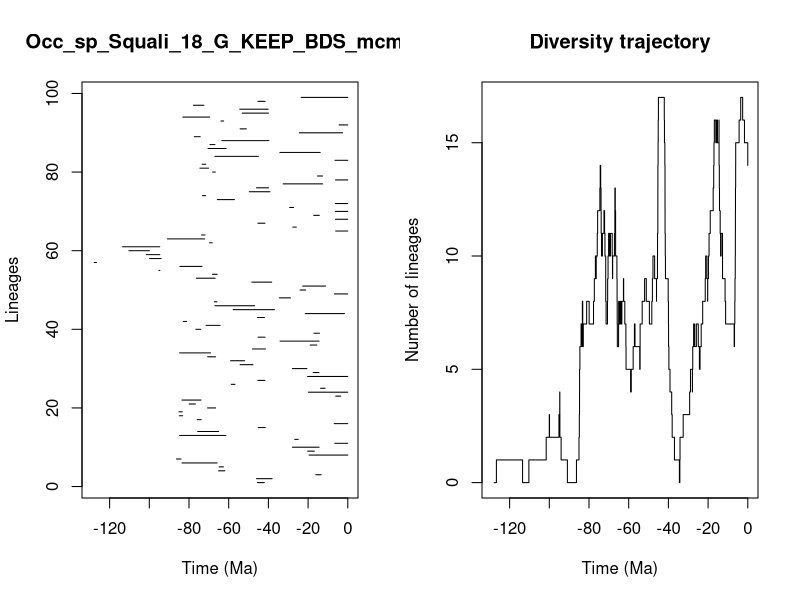

The R script that drew this image:


pdf(file='../Results/Species/5_MA_bins_EP_FT/pyrate_mcmc_logs/Occ_sp_Squali_18_G_KEEP_BDS_mcmc_LTT.pdf',width=0.6*20, height=0.6*10)
title = "Occ_sp_Squali_18_G_KEEP_BDS_mcmc"
ts=c(45.498886601178064, 45.98559785917059,16.103011463804503,65.09417071633156,64.82975269155428,83.5289317426564,86.31584238367327,19.5077741084377,20.1868139772046,27.91086309082541,6.535862203723906,26.74191779066232,84.74713952849203,75.65217326474341,45.12750919310951,6.856970682074636,75.8367987296299,84.8751186539073,85.04862931331921,70.68714741581769,79.92043164490528,83.53593904870955,6.08301603176646,19.823732657039187,13.704691662065839,58.69982226376272,45.30625818386537,20.226342539918015,17.434012432851056,27.886379354941916,54.24926110458179,59.0360467092333,70.60111689530613,84.77247057540698,48.05129778337216,18.90868450528977,34.13520592707639,45.19158596513773,17.02211224590303,76.53243824392074,71.38977543276643,82.86584301245679,45.46965714217556,21.4301718269851,57.748054655665236,66.95240370817149,67.17777794340392,34.45705875457267,6.68658036490583,24.040111995980435,22.722235610916936,48.3581044691427,76.35286437034789,68.17819101752384,95.14824667243505,84.58529527129731,127.75961157728325,99.89700859418993,101.56849304544629,110.2929235857848,113.47448777785843,69.6563503354391,90.88833895968226,73.70636474069737,6.106505665021377,27.73514365345912,45.3023732772694,6.19715545128275,17.164728053550256,6.259519968918745,29.286431839011133,6.313671801311804,65.72323187907004,73.2394411152203,49.578988397059916,45.98179499789409,32.552816403678605,6.235180479779035,15.266114809258841,68.06987873332814,74.52306602539355,73.39405430398251,6.4455791200608346,66.96983176071075,34.22301443134199,70.3968384343165,69.4310778469787,63.443132610729684,77.31604505738247,24.372656952695504,54.24361173739274,4.370836570850182,63.921749341684055,83.0937607776544,53.209150935123844,54.4334912507777,77.72800061116504,45.28471663684422,23.46737556896851)
te=c(42.06862198980595, 38.087962729723124,13.42318033629468,61.95317584637671,62.64350155835631,65.84944218073991,83.99754247415288,0.0,16.8482419811337,14.45716846004118,0.0,24.941787065540055,61.40995766929386,65.05544881058658,41.57132221639162,0.0,73.86631337807675,83.14790607542812,83.35060601076987,66.59381605585098,76.78161912419057,73.92609978260963,3.563855399525762,0.0,11.434185098449602,56.825429961426195,41.77967406646079,0.0,14.49312138651135,20.593219348199945,47.769982985825145,51.988947697099285,66.59074041490544,69.17490524903172,41.47983494392565,15.599524463671168,14.47991441149868,41.69562207527168,14.252423492729408,74.10360993115022,64.33318956747178,81.17862050968496,41.980571898143104,1.6695770809132935,36.94647697155329,46.932336858004525,65.9359556305422,28.859999010769787,0.0,21.22506289620255,11.165154697695636,38.33531780610476,66.8172839255933,65.79284376215908,94.66471928364379,73.45463793393021,126.65379536007744,94.0543786581675,94.68567274038672,100.01039369500687,94.75000526519354,68.30686378070085,72.1431549057677,71.96213084146267,0.0,25.90889790262563,41.70345606683388,0.0,14.332631559371174,0.0,27.29081314453582,0.0,57.11598170603007,71.5722352550589,39.191561982734925,39.90714707259555,12.725455851996447,0.0,12.717042510067504,66.7516167205643,70.1254631704619,71.58407766714176,0.0,45.02215844961523,13.898681388261894,61.33461900036972,66.96257282188115,39.74693227559385,74.34872003642599,2.5797631092210214,51.13506272663939,0.0,62.52535177968206,69.58446277941096,39.96907223937685,40.109865489597034,72.45454859313361,41.676210846555094,0.0)
div_traj=c(0, 1,0,1,2,3,2,3,4,3,2,1,0,1,2,3,4,5,6,7,6,7,8,7,6,7,8,7,8,9,10,9,10,11,12,13,14,13,12,11,10,11,10,11,12,11,10,9,8,7,8,9,10,11,10,11,10,11,10,9,10,11,12,13,12,13,12,11,10,9,8,7,6,7,8,7,8,7,8,9,8,7,6,5,4,5,6,7,6,5,6,7,8,9,8,7,8,9,10,9,8,9,10,11,12,13,14,15,16,17,16,15,14,13,12,11,10,9,8,7,6,5,4,3,2,1,0,1,2,3,4,5,4,5,6,7,6,7,6,5,6,7,8,9,10,9,8,9,10,11,12,13,14,15,16,15,16,15,16,15,14,13,12,11,10,11,10,9,8,7,6,7,8,9,10,11,12,13,14,15,16,17,16,15,14)
time_events=c(127.75961157728325, 126.65379536007744,113.47448777785843,110.2929235857848,101.56849304544629,100.01039369500687,99.89700859418993,95.14824667243505,94.75000526519354,94.68567274038672,94.66471928364379,94.0543786581675,90.88833895968226,86.31584238367327,85.04862931331921,84.8751186539073,84.77247057540698,84.74713952849203,84.58529527129731,83.99754247415288,83.53593904870955,83.5289317426564,83.35060601076987,83.14790607542812,83.0937607776544,82.86584301245679,81.17862050968496,79.92043164490528,77.72800061116504,77.31604505738247,76.78161912419057,76.53243824392074,76.35286437034789,75.8367987296299,75.65217326474341,74.52306602539355,74.34872003642599,74.10360993115022,73.92609978260963,73.86631337807675,73.70636474069737,73.45463793393021,73.39405430398251,73.2394411152203,72.45454859313361,72.1431549057677,71.96213084146267,71.58407766714176,71.5722352550589,71.38977543276643,70.68714741581769,70.60111689530613,70.3968384343165,70.1254631704619,69.6563503354391,69.58446277941096,69.4310778469787,69.17490524903172,68.30686378070085,68.17819101752384,68.06987873332814,67.17777794340392,66.96983176071075,66.96257282188115,66.95240370817149,66.8172839255933,66.7516167205643,66.59381605585098,66.59074041490544,65.9359556305422,65.84944218073991,65.79284376215908,65.72323187907004,65.09417071633156,65.05544881058658,64.82975269155428,64.33318956747178,63.921749341684055,63.443132610729684,62.64350155835631,62.52535177968206,61.95317584637671,61.40995766929386,61.33461900036972,59.0360467092333,58.69982226376272,57.748054655665236,57.11598170603007,56.825429961426195,54.4334912507777,54.24926110458179,54.24361173739274,53.209150935123844,51.988947697099285,51.13506272663939,49.578988397059916,48.3581044691427,48.05129778337216,47.769982985825145,46.932336858004525,45.98559785917059,45.98179499789409,45.498886601178064,45.46965714217556,45.30625818386537,45.3023732772694,45.28471663684422,45.19158596513773,45.12750919310951,45.02215844961523,42.06862198980595,41.980571898143104,41.77967406646079,41.70345606683388,41.69562207527168,41.676210846555094,41.57132221639162,41.47983494392565,40.109865489597034,39.96907223937685,39.90714707259555,39.74693227559385,39.191561982734925,38.33531780610476,38.087962729723124,36.94647697155329,34.45705875457267,34.22301443134199,34.13520592707639,32.552816403678605,29.286431839011133,28.859999010769787,27.91086309082541,27.886379354941916,27.73514365345912,27.29081314453582,26.74191779066232,25.90889790262563,24.941787065540055,24.372656952695504,24.040111995980435,23.46737556896851,22.722235610916936,21.4301718269851,21.22506289620255,20.593219348199945,20.226342539918015,20.1868139772046,19.823732657039187,19.5077741084377,18.90868450528977,17.434012432851056,17.164728053550256,17.02211224590303,16.8482419811337,16.103011463804503,15.599524463671168,15.266114809258841,14.49312138651135,14.47991441149868,14.45716846004118,14.332631559371174,14.252423492729408,13.898681388261894,13.704691662065839,13.42318033629468,12.725455851996447,12.717042510067504,11.434185098449602,11.165154697695636,6.856970682074636,6.68658036490583,6.535862203723906,6.4455791200608346,6.313671801311804,6.259519968918745,6.235180479779035,6.19715545128275,6.106505665021377,6.08301603176646,4.370836570850182,3.563855399525762,2.5797631092210214,1.6695770809132935,0.0)
                par(mfrow=c(1,2))
                L = length(ts)
                plot(ts, 1:L , xlim=c(-max(ts)-1,0), pch=20, type="n", main=title,xlab="Time (Ma)",ylab="Lineages")
                for (i in 1:L){segments(x0=-te[i],y0=i,x1=-ts[i],y1=i)}    
                t = -time_events
                plot(div_traj ~ t,type="s", main = "Diversity trajectory",xlab="Time (Ma)",ylab="Number of lineages",xlim=c(-max(ts)-1,0))
                abline(v=c(65,200,251,367,445),lty=2,col="gray")
                
